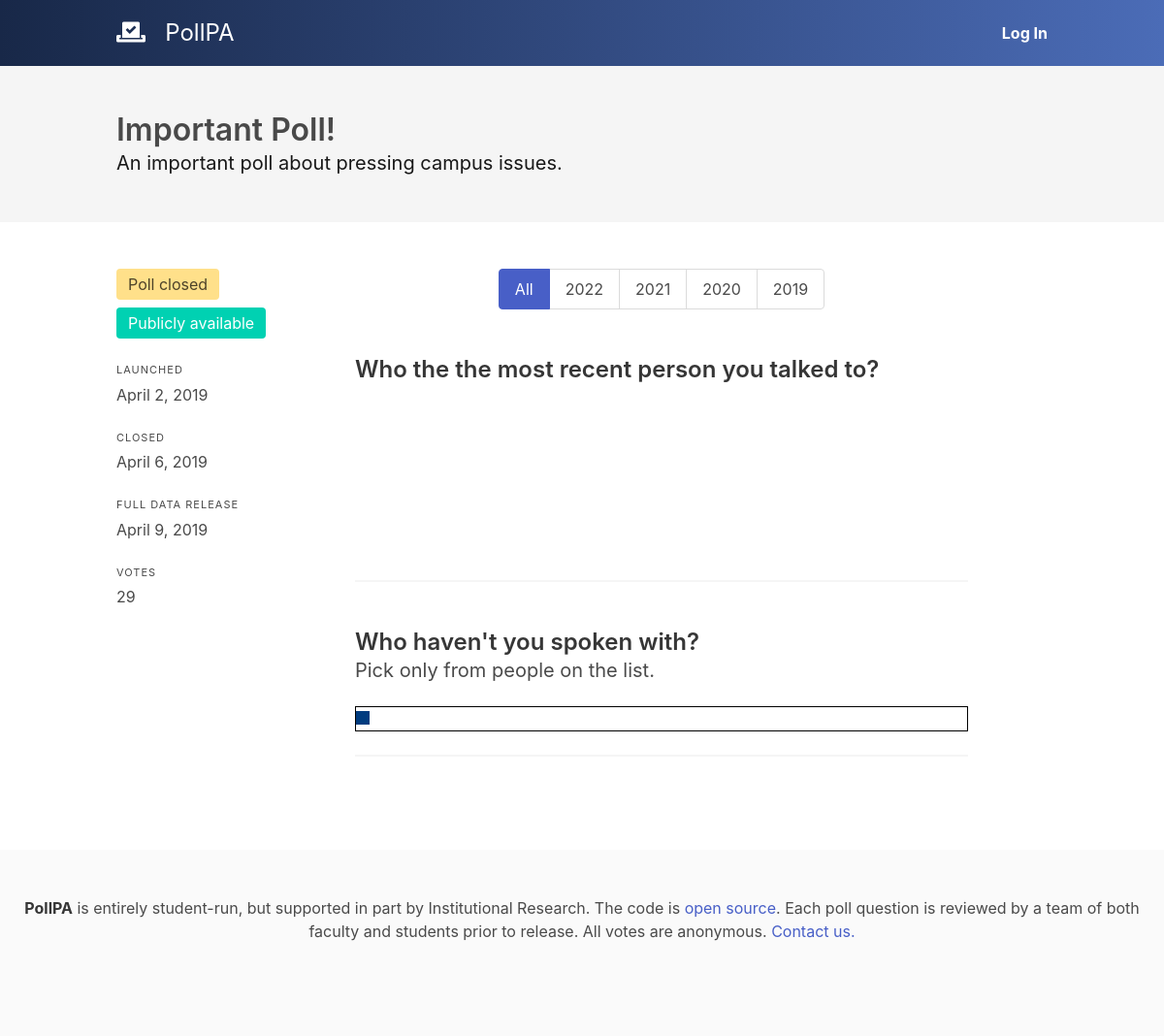
Page /poll/2/ on the earlier database version.
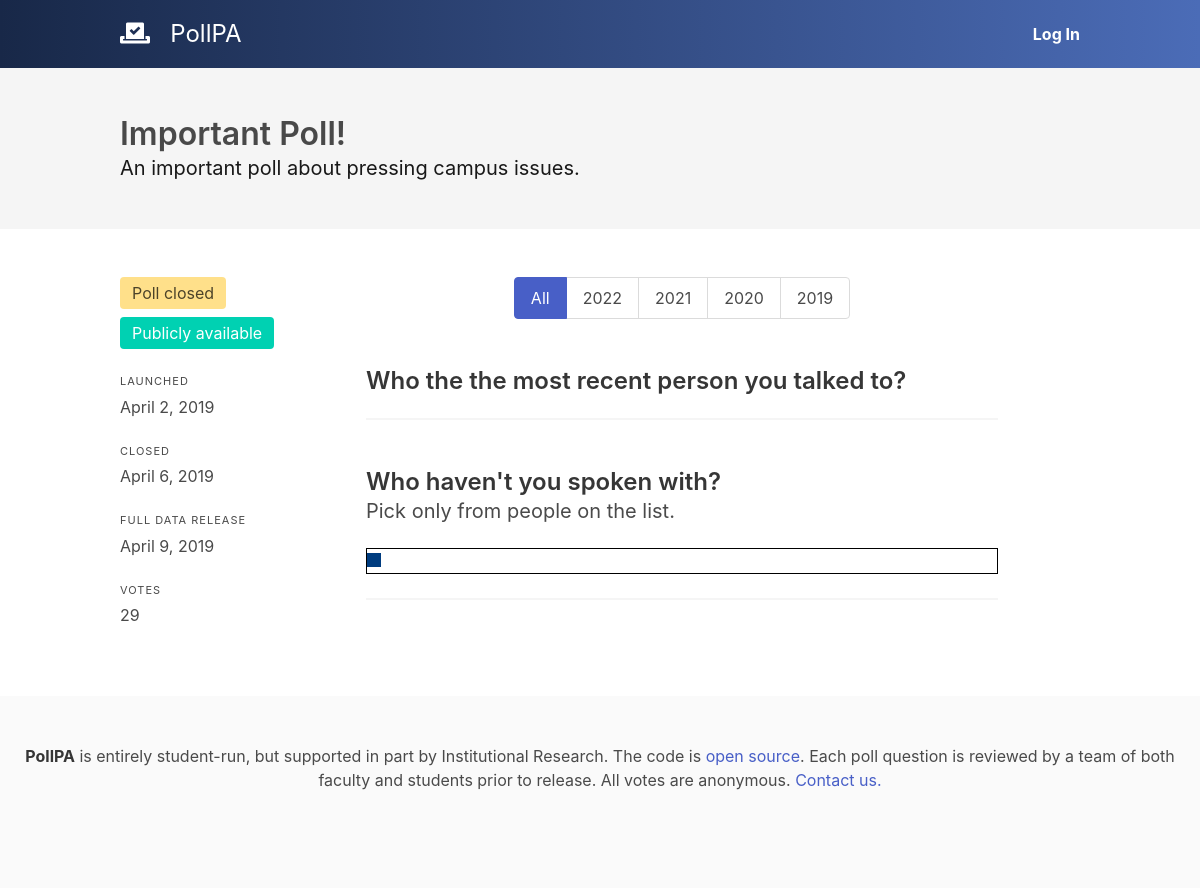
Same page on the later database version.
### polls/models.py (models this page shows, shortened)
class Poll(models.Model):
    id = models.AutoField(primary_key=True)
    created = models.DateTimeField(auto_now_add=True, db_index=True)
    available = models.DateTimeField(db_index=True)
    closes = models.DateTimeField(db_index=True)
    public = models.DateTimeField(db_index=True)
    title = models.TextField()
    description = models.TextField(blank=True)
    about = models.TextField(default="pressing campus issues")
    @property
    def questions(self):
        return Question.objects.filter(poll=self)
    @property
    def votes(self):
        return Vote.objects.filter(poll=self)
    @property
    def is_public(self):
        return timezone.now() > self.public
    @property
    def is_closed(self):
        return timezone.now() > self.closes
    def state(self, request):
        if not (self.available < timezone.now() or request.user.is_superuser):
            raise Http404()
        if self.public < timezone.now():
            return "results"

class Question(models.Model):
    poll = models.ForeignKey(Poll, on_delete=models.CASCADE)
    text = models.TextField()
    description = models.TextField(blank=True)
    kind = models.CharField(max_length=2, choices=[(
        "MS", "Multiple Select (Checkboxes)"), ("SS", "Single Select (Radio)")], default="SS")
    chart = models.CharField(max_length=20, choices=[("bar", "Bar Chart"), (
        "binary-slider", "Binary Slider"), ("pie", "Pie Chart"), ("table", "Table")], default="bar")
    @property
    def options(self):
        return QuestionOption.objects.filter(question=self).order_by("sorting_key")

### polls/views.py (the view, shortened to what this page needs)
# urls.py: path('poll/<int:poll_id>/', views.poll, name='poll'),
def poll(request, poll_id):
    poll_obj = get_object_or_404(Poll, id=poll_id)
    state = poll_obj.state(request)
    validation = {
        "status": None,
        "text": None
    }
    filter_settings = {
        "grade": "all"
    }
    responses = None
    if state == "results":
        filter_class = request.GET.get("filter", "all")
        filter_settings["grade"] = filter_class
        vote_choices = VoteChoice.objects.filter(question__poll=poll_obj)
        if filter_class != "all":
            vote_choices = vote_choices.filter(vote__grade=int(filter_class))
            filter_settings["total"] = Vote.objects.filter(
                grade=int(filter_class), poll=poll_obj).count()
        else:
            filter_settings["total"] = Vote.objects.filter(
                poll=poll_obj).count()
        responses = []
        total_votes = Vote.objects.filter(poll=poll_obj).count()
        for question in poll_obj.questions:
            choice_count = {choice: vote_choices.filter(question=question, choice=choice).count() for choice in question.options}
            q_response = {
                "title": question.text,
                "description": question.description,
                "graph": question.chart,
                "xlabel": "Responses",
                "ylabel": "Count",
                "filter_settings": filter_settings,
                "data": [{"x": quote_json(choice.text), "y": choice_count[choice], "percent": (100 * choice_count[choice] / total_votes)} for choice in question.options]
            }
            responses.append(q_response)
    has_user_voted = False
    if request.user.is_authenticated:
        has_user_voted = VoteFingerprint.objects.filter(
            user=request.user, poll=poll_obj).count() > 0
    return render(request, 'polls/poll.html', {
        "poll": poll_obj,
        "error": None,
        "state": state,
        "responses": responses,
        "validation": validation,
        "grades": ["2022", "2021", "2020", "2019"],
        "filter_settings": filter_settings,
        "has_user_voted": has_user_voted
    })

### polls/views.py (called while the page is built)
def quote_json(string):
    return string.replace("'", "’").replace('"', '“')

### polls/templates/polls/poll.html (shortened to what this page needs)
{% extends 'polls/content.html' %}
{% load static %}
{% load humanize %}
{% block header %}
<section class="hero is-light">
  <div class="hero-body">
    <div class="container">
      <h1 class="title">
        {{poll.title}}
      </h1>
      <h2 class="subtitle">
        {{poll.description}}
      </h2>
    </div>
  </div>
</section>
{% endblock %}
{% block content %}
<section id="poll" class="columns">
  {% if state != "vote" %}
  <div class="column is-3">
    <div class="tags">
      {% if poll.is_closed %}
        <span class="tag is-medium is-warning">Poll closed</span>
      {% else %}
        <span class="tag is-medium is-link">Closes {{poll.closes|naturaltime}}</span>
      {% endif %}
      {% if poll.is_public %}
        <span class="tag is-medium is-primary">Publicly available</span>
      {% endif %}
    </div>
    <p class="heading">Launched</p>
    <p>{{poll.available|naturalday|capfirst}}</p>
    <br>
    <p class="heading">Closed</p>
    <p>{{poll.closes|naturalday|capfirst}}</p>
    <br>
    <p class="heading">Full Data Release</p>
    <p>{{poll.public|naturalday|capfirst}}</p>
    <br>
    <p class="heading">Votes</p>
    <p>{{poll.votes|length|intcomma}}</p>
  </div>
  {% endif %}
  <div class="column is-8" id="questions">
    {% if state == "results" %}
      <div class="tabs is-toggle is-centered">
        <ul>
          <li class="{% if filter_settings.grade == "all" %} is-active {% endif %}">
            <a href="?filter=all">
              <span>All</span>
            </a>
          </li>
          {% for grade in grades %}
          <li class="{% if filter_settings.grade == grade %} is-active {% endif %}">
            <a href="?filter={{grade}}">
              <span>{{grade}}</span>
            </a>
          </li>
          {% endfor %}
        </ul>
      </div>
      <br>
      {% if filter_settings.total > 2 %}
        {% for response in responses %}
          <h2 class="is-size-4 title">{{response.title}}</h2>
          {% if response.description %}<p class="subtitle is-size-5">{{response.description}}&nbsp;</p> {% endif %}
          {% if response.graph == "bar" %}
            {% include "polls/graphs/bar.html" with data=response.data xlabel=response.xlabel ylabel=response.ylabel %}
          {% elif response.graph == "binary-slider" %}
            {% include "polls/graphs/binary-slider.html" with data=response.data %}
          {% elif response.graph == "pie" %}
            {% include "polls/graphs/pie.html" with data=response.data ylabel=response.ylabel  %}
          {% elif response.graph == "table" %}
            {% include "polls/graphs/table.html" with data=response.data %}
          {% endif %}
          <hr>
          <br>
        {% endfor %}
      {% else %}
        <div class="notification is-light">
          <p>
            Because there are fewer than three votes which match your filter, no results can be shown.
          </p>
        </div>
      {% endif %}
    {% endif %}
  </div>
</section>
{% endblock %}

### polls/templates/polls/content.html (shortened to what this page needs)
{% extends 'polls/base.html' %}
{% load static %}
{% block css %}
<link type="text/css" rel="stylesheet" href="{% static 'polls/CSS/main.css' %}">
{% endblock %}
{% block body %}
<div class="wrapper">
  {% include "polls/nav.html" %}
  {% block header %}
  {% endblock %}
  <section class="section">
    <div class="container">
      {% block content %}
      {% endblock %}
    </div>
  </section>
</div>
{% include "polls/footer.html" %}
{% endblock %}

### polls/templates/polls/base.html (shortened to what this page needs)
{% load static %}
<!DOCTYPE html>
<html>
<head>
  <link rel="stylesheet" href="https://use.fontawesome.com/releases/v5.7.2/css/all.css">
  <link type = "text/css" rel = "stylesheet" href = "https://cdnjs.cloudflare.com/ajax/libs/bulma/0.7.4/css/bulma.min.css">
  {% block css %}{% endblock %}
</head>
<body>
  {% block body %}
  {% endblock %}
</body>
</html>

### polls/templates/polls/nav.html (shortened to what this page needs)
<nav class="navbar is-dark is-mobile">
  <div class="container">
    <div class="navbar-brand">
      <a href="/" class="navbar-item">
        <h1 class="is-size-4">
          <i class="fas fa-vote-yea">
          </i>
          &nbsp;
          PollPA
        </h1>
      </a>
    </div>
    <div class="navbar-menu" id="navMenu">
      <div class="navbar-end">
        {% if request.user.is_authenticated %}
        <a class="navbar-item" href="{% url 'suggest' %}">Suggest</a>
        <a class="navbar-item" href="{% url 'latest' %}">Latest</a>
        <a class="navbar-item" href="{% url 'account' %}">Account</a>
        {% else %}
        <a class="navbar-item has-text-weight-bold" href="{% url 'login' %}">Log In</a>
        {% endif %}
      </div>
    </div>
  </div>
</nav>

### polls/templates/polls/graphs/binary-slider.html
<div class = "binary-slider chart" data-values = "{{data}}">
  <div class = "half yes-half"></div>
  <div class = "half no-half"></div>
</div>

### polls/templates/polls/footer.html
<footer class="footer">
  <div class="content has-text-centered">
    <p>
      <strong>PollPA</strong> is entirely student-run, but supported in part by Institutional Research. The code is <a href="https://github.com/pollpa/PollPA">open source</a>. Each poll question is reviewed by a team of both faculty and students prior to release. All votes are anonymous. <a href="mailto:jshen@andover.edu,rmccain@andover.edu">Contact us.</a>
    </p>
  </div>
</footer>

### polls/templates/polls/graphs/bar.html (shortened to what this page needs)
<div class = "bar-chart chart" data-values = "{{data}}" data-xlabel = "{{xlabel}}" data-ylabel = "{{ylabel}}">
  <svg></svg>
</div>

### polls/static/polls/CSS/main.css (style rules this page uses)
nav { background: #4b6cb7; background: -webkit-linear-gradient(to right, #182848, #4b6cb7) !important; background: linear-gradient(to right, #182848, #4b6cb7) !important; padding-top: 8px; padding-bottom: 8px; }
.wrapper { min-height: calc(100vh - 150px) !important; }
.binary-slider { width: 100%; border: 1px solid black; white-space: nowrap; }
.half { display: inline-block; height: 100%; text-align: center; padding: 7px; }
.yes-half { background: #003c7f; color: white; }

Differences in the rows shown:
changed Question "Who the the most recent person you talked to?": chart "bar" → "brightness-grid" (drawn)
